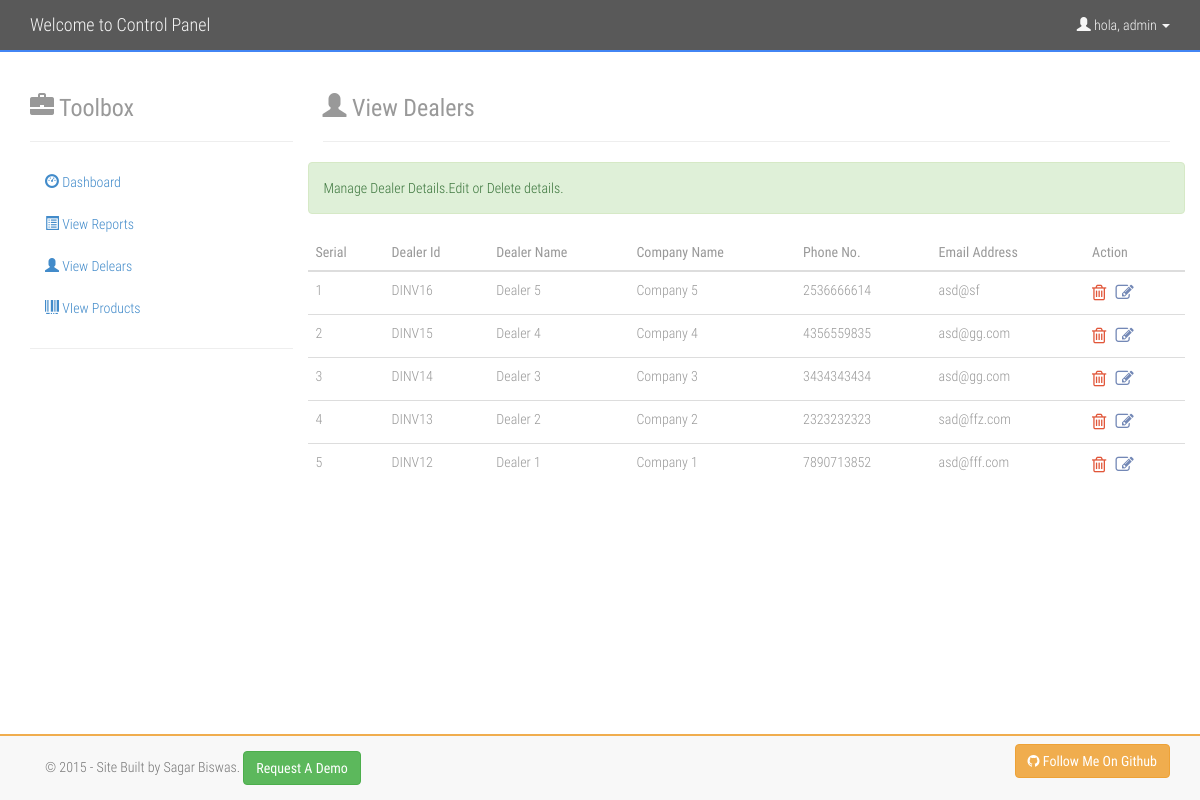
Page /sites/view-dealers.php (signed in) on the committed database.
### tables this page shows
CREATE TABLE IF NOT EXISTS `dealer` (
`id` int(10) NOT NULL,
  `company` varchar(255) NOT NULL,
  `name` varchar(255) NOT NULL,
  `phone` bigint(10) NOT NULL,
  `email` varchar(100) NOT NULL
);

### sites/session.php (called while the page is built, shortened)
<?php
if (!empty($_SESSION['login_username'])) {
	$username = $_SESSION['login_username'];
} else {
	$_SESSION['login_userid'] = "";
	$_SESSION['login_username'] = "";
	session_destroy();
	header("Location:../login");
}
?>

### sites/db-fetch/query.php (called while the page is built, shortened)
<?php
	$queryDealerView = mysqli_query($db, "SELECT * FROM dealer ORDER BY id DESC");
?>

### sites/view-dealers.php (the view)
<?php $title = "View Dealers";
require_once ("layout/header.php");
require_once ("layout/primary-nav.php");
include "db-fetch/query.php";
?>
<div class="container">
	<div class="row">
		<?php
		require_once ("layout/sidebar-nav.php");
		?>
		<div class="col-sm-9">
			<h3><i class="glyphicon glyphicon-user"></i> View Dealers</h3>
			<hr>
			<div class="row view-dealers">
				<p class="alert alert-success">
					Manage Dealer Details.Edit or Delete details.
				</p>
				<table class="table table-hover table-responsive">
					<thead>
						<tr>
							<th>Serial</th>
							<th>Dealer Id</th>
							<th>Dealer Name</th>
							<th>Company Name</th>
							<th>Phone No.</th>
							<th>Email Address</th>
							<th>Action</th>
						</tr>
					</thead>
					<tbody>
						<?php
						$i = 1;
						while ($row = mysqli_fetch_array($queryDealerView, MYSQLI_ASSOC)) {
						?>
						<tr>
							<td><?php echo $i; ?></td>
							<td>DINV<?php echo $row['id']; ?></td>
							<td><?php echo $row['name']; ?></td>
							<td><?php echo $row['company']; ?></td>
							<td><?php echo $row['phone']; ?></td>
							<td><?php echo $row['email']; ?></td>
							<td>
							<a disabled style="color: #E15639; font-size: 1.3em;" href="#" id="<?php echo $row['id']; ?>" class="delete">
                               <i class="fa fa-trash-o"></i>
                           </a>
                           <a style="color: #7388B6; font-size: 1.3em;" href="#">
                               <i class="fa fa-edit"></i>
                           </a>
                           </td>
						</tr>
						<?php
						$i++;
						}
						?>
					</tbody>
				</table>
			</div>
		</div>
	</div>
</div>
<?php
require_once ("layout/footer.php");
?>

### sites/layout/header.php (shortened to what this page needs)
<!DOCTYPE html>
<html lang="en">
	<head>
	<link rel="stylesheet" type="text/css" href="../css/roboto-condensed.css">
	<link rel="stylesheet" type="text/css" href="../css/bootstrap.min.css">
	<link rel="stylesheet" type="text/css" href="../css/font-awesome.min.css">
	<link rel="stylesheet" type="text/css" href="../css/style.css">
	</head>
<body>

### sites/layout/primary-nav.php (shortened to what this page needs)
<?php require_once ("session.php"); ?>
<div id="top-nav" class="navbar navbar-inverse navbar-static-top">
  <div class="container">
    <div class="navbar-header">
      <a class="navbar-brand" href="home">Welcome to Control Panel</a>
    </div>
    <div class="navbar-collapse collapse">
      <ul class="nav navbar-nav navbar-right">
        <li class="dropdown">
          <a class="dropdown-toggle" role="button" data-toggle="dropdown" href="#">
            <i class="glyphicon glyphicon-user"></i> hola, <?php echo $username; ?> <span class="caret"></span></a>
        </li>
      </ul>
    </div>
  </div>
</div>

### sites/layout/sidebar-nav.php
<div class="col-sm-3">
      <h3><i class="glyphicon glyphicon-briefcase"></i> Toolbox</h3>
      <hr>
      <ul class="nav nav-stacked">
      	<li><a href="home"><i class="glyphicon glyphicon-dashboard"></i> Dashboard</a></li>
        <li><a href="javascript:;"><i class="glyphicon glyphicon-list-alt"></i> View Reports</a></li>
        <li><a href="view-dealers"><i class="glyphicon glyphicon-user"></i> View Delears</a></li>
        <li><a href="view-products"><i class="glyphicon glyphicon-barcode"></i> VIew Products</a></li>
      </ul>
      <hr>
 </div>

### sites/layout/footer.php (shortened to what this page needs)
 <div class="container">
  <div class="footer-container navbar navbar-default navbar-fixed-bottom">
    <div class="container">
      <p class="navbar-text pull-left">© <?php echo date('Y'); ?> - Site Built by Sagar Biswas.
           <a class="btn btn-success" href="mailto:sagar767@gmail.com?Subject=Requesting%20A%20Demo" target="_blank" >Request A Demo</a>
      </p>
      <a href="https://github.com/sagar767" target="_blank" class="navbar-btn btn-warning btn pull-right">
      <span class="fa fa-github"></span>  Follow Me On Github</a>
    </div>
  </div>
 </div>
</body>
</html>

### css/style.css (style rules this page uses)
body { margin:0; padding:0; font-family: 'Roboto Condensed' !important; font-style: normal; font-weight: 300; color:#999999; }
.footer-container { border-top:2px solid #F0AD4E; }
hr { clear: both; }
.navbar-static-top { margin-bottom: 20px; }
#top-nav .navbar-header a, .navbar-inverse .navbar-nav>li>a { color:#F6F6F6!important; }
.navbar-inverse { background : url("../images/bg-black.png") repeat 0 0; border-bottom: 2px solid #4285F4; }
.view-dealers tr th { font-weight:400; }
.view-dealers a { padding-right:5px; }

### rows in the picture
dealer: id "16", name "Dealer 5", company "Company 5", phone "2536666614", email "asd@sf"
dealer: id "15", name "Dealer 4", company "Company 4", phone "4356559835", email "asd@gg.com"
dealer: id "14", name "Dealer 3", company "Company 3", phone "3434343434", email "asd@gg.com"
dealer: id "13", name "Dealer 2", company "Company 2", phone "2323232323", email "sad@ffz.com"
dealer: id "12", name "Dealer 1", company "Company 1", phone "7890713852", email "asd@fff.com"

### other values in the picture
$username "admin"
